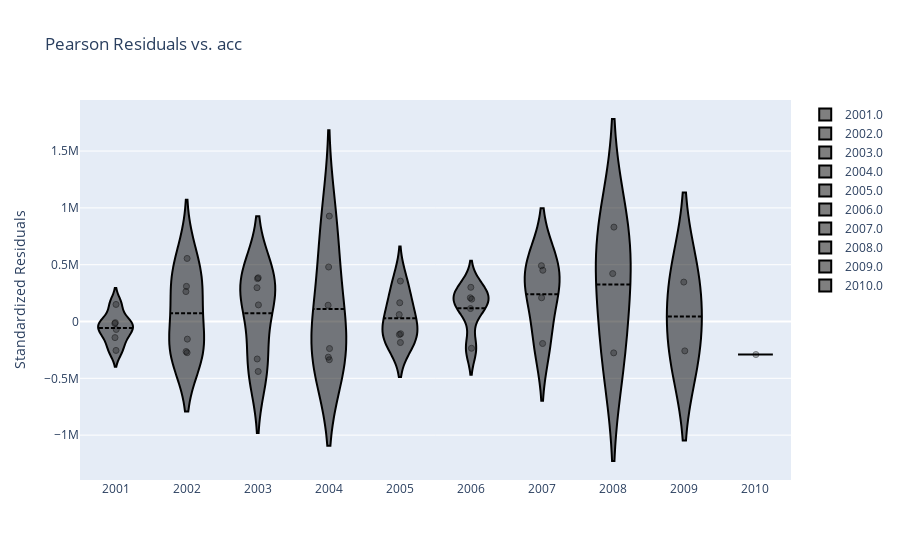

The cell this chart's notebook holds for it:
### Code cell
r.tweedie.plot.residual('acc')

### Figure 1 — Plotly figure (JSON) as saved in the notebook; plotly's stock layout.template omitted (floating-point values rounded to 4 significant figures)
{"data": [{"box": {"visible": false}, "jitter": 0.05, "line": {"color": "black"}, "marker": {"color": "rgba(0, 0, 0, 0.5)", "line": {"color": "rgba(0, 0, 0)", "width": 1}, "opacity": 0.5, "size": 6}, "meanline": {"visible": true}, "name": "2001.0", "pointpos": 0, "points": "all", "type": "violin", "x": [2001, 2001, 2001, 2001, 2001, 2001, 2001, 2001, 2001, 2001], "y": [-254600.0, 150200.0, -10020.0, -141600.0, -69910.0, -17530.0, null, null, null, null]}, {"box": {"visible": false}, "jitter": 0.05, "line": {"color": "black"}, "marker": {"color": "rgba(0, 0, 0, 0.5)", "line": {"color": "rgba(0, 0, 0)", "width": 1}, "opacity": 0.5, "size": 6}, "meanline": {"visible": true}, "name": "2002.0", "pointpos": 0, "points": "all", "type": "violin", "x": [2002, 2002, 2002, 2002, 2002, 2002, 2002, 2002, 2002], "y": [-264000.0, 263500.0, 309300.0, 555000.0, -155100.0, -274800.0, null, null, null]}, {"box": {"visible": false}, "jitter": 0.05, "line": {"color": "black"}, "marker": {"color": "rgba(0, 0, 0, 0.5)", "line": {"color": "rgba(0, 0, 0)", "width": 1}, "opacity": 0.5, "size": 6}, "meanline": {"visible": true}, "name": "2003.0", "pointpos": 0, "points": "all", "type": "violin", "x": [2003, 2003, 2003, 2003, 2003, 2003, 2003, 2003], "y": [-329700.0, 377300.0, 297500.0, 384700.0, 146000.0, -439600.0, null, null]}, {"box": {"visible": false}, "jitter": 0.05, "line": {"color": "black"}, "marker": {"color": "rgba(0, 0, 0, 0.5)", "line": {"color": "rgba(0, 0, 0)", "width": 1}, "opacity": 0.5, "size": 6}, "meanline": {"visible": true}, "name": "2004.0", "pointpos": 0, "points": "all", "type": "violin", "x": [2004, 2004, 2004, 2004, 2004, 2004, 2004], "y": [-313700.0, 479600.0, 143600.0, 927700.0, -336300.0, -238100.0, null]}, {"box": {"visible": false}, "jitter": 0.05, "line": {"color": "black"}, "marker": {"color": "rgba(0, 0, 0, 0.5)", "line": {"color": "rgba(0, 0, 0)", "width": 1}, "opacity": 0.5, "size": 6}, "meanline": {"visible": true}, "name": "2005.0", "pointpos": 0, "points": "all", "type": "violin", "x": [2005, 2005, 2005, 2005, 2005, 2005], "y": [-184900.0, 60730.0, 355800.0, 165000.0, -107600.0, -115000.0]}, {"box": {"visible": false}, "jitter": 0.05, "line": {"color": "black"}, "marker": {"color": "rgba(0, 0, 0, 0.5)", "line": {"color": "rgba(0, 0, 0)", "width": 1}, "opacity": 0.5, "size": 6}, "meanline": {"visible": true}, "name": "2006.0", "pointpos": 0, "points": "all", "type": "violin", "x": [2006, 2006, 2006, 2006, 2006], "y": [-235500.0, 301000.0, 208600.0, 196800.0, 114000.0]}, {"box": {"visible": false}, "jitter": 0.05, "line": {"color": "black"}, "marker": {"color": "rgba(0, 0, 0, 0.5)", "line": {"color": "rgba(0, 0, 0)", "width": 1}, "opacity": 0.5, "size": 6}, "meanline": {"visible": true}, "name": "2007.0", "pointpos": 0, "points": "all", "type": "violin", "x": [2007, 2007, 2007, 2007], "y": [-193600.0, 208800.0, 491300.0, 451100.0]}, {"box": {"visible": false}, "jitter": 0.05, "line": {"color": "black"}, "marker": {"color": "rgba(0, 0, 0, 0.5)", "line": {"color": "rgba(0, 0, 0)", "width": 1}, "opacity": 0.5, "size": 6}, "meanline": {"visible": true}, "name": "2008.0", "pointpos": 0, "points": "all", "type": "violin", "x": [2008, 2008, 2008], "y": [-276100.0, 421600.0, 830700.0]}, {"box": {"visible": false}, "jitter": 0.05, "line": {"color": "black"}, "marker": {"color": "rgba(0, 0, 0, 0.5)", "line": {"color": "rgba(0, 0, 0)", "width": 1}, "opacity": 0.5, "size": 6}, "meanline": {"visible": true}, "name": "2009.0", "pointpos": 0, "points": "all", "type": "violin", "x": [2009, 2009], "y": [-258600.0, 346900.0]}, {"box": {"visible": false}, "jitter": 0.05, "line": {"color": "black"}, "marker": {"color": "rgba(0, 0, 0, 0.5)", "line": {"color": "rgba(0, 0, 0)", "width": 1}, "opacity": 0.5, "size": 6}, "meanline": {"visible": true}, "name": "2010.0", "pointpos": 0, "points": "all", "type": "violin", "x": [2010], "y": [-290800.0]}], "layout": {"title": {"text": "Pearson Residuals vs. acc"}, "xaxis": {"title": {"text": ""}, "type": "category"}, "yaxis": {"title": {"text": "Standardized Residuals"}}}}
